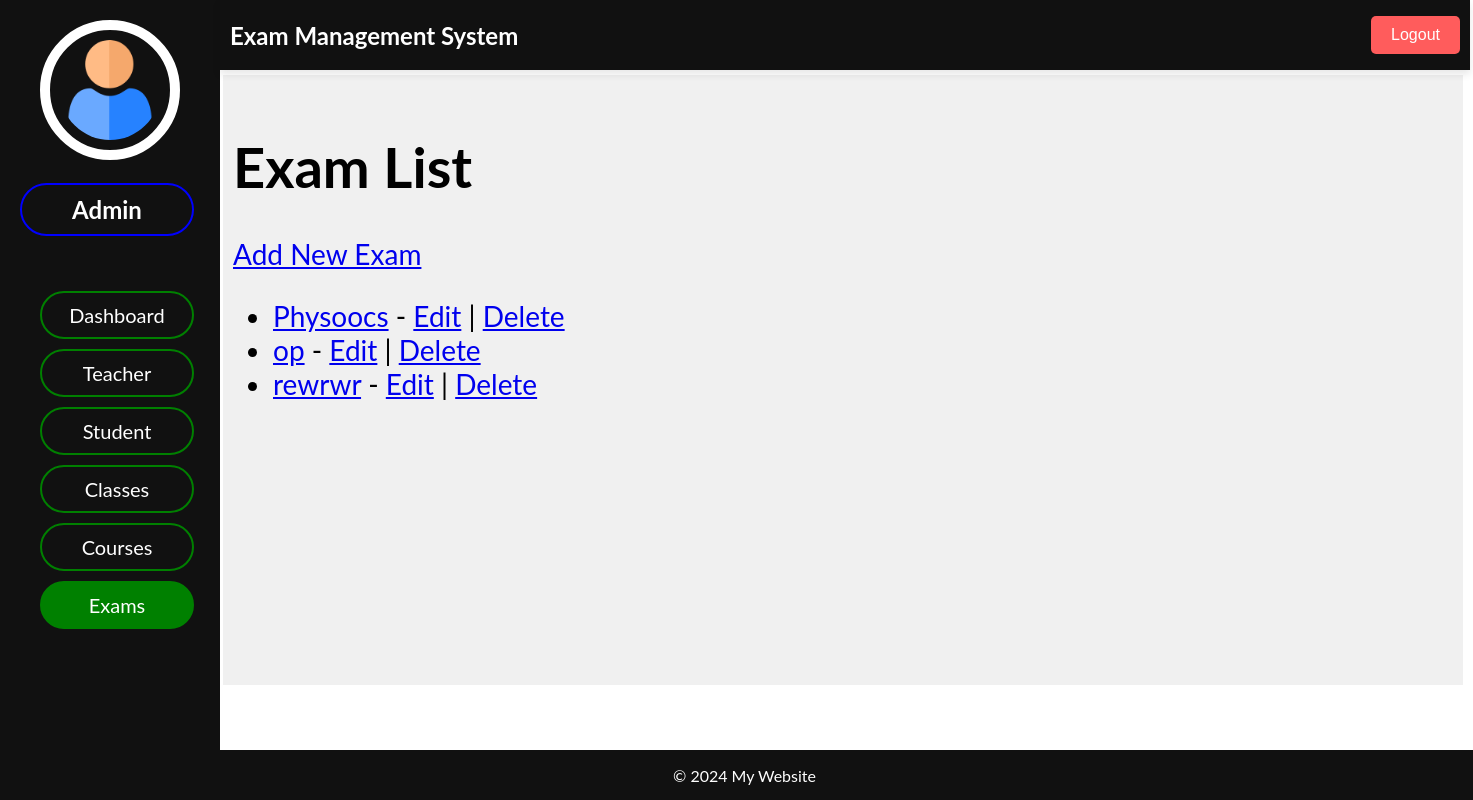
The page /adminpanel/exams/all on the database its author committed.
### admin_panel/models.py (models this page shows, shortened)
class Exam(models.Model):
    exam_id = models.AutoField(primary_key=True)
    name = models.CharField(max_length=100)

### admin_panel/views.py (the view)
# urls.py: path('exams/all', views.exam_list, name='exam_list'),
def exam_list(request):
    exams = Exam.objects.all()
    return render(request, 'exams/exam_list.html', {'exams': exams})

### admin_panel/templates/exams/exam_list.html (shortened to what this page needs)
{% extends "dashboard/index.html" %}
{% block header %}
    {% include "dashboard/header.html" %}
{% endblock header %}
{% block sidenav %}
    {% include "exams/sidenav.html" %}
{% endblock sidenav %}
{% block main %}
    <h1>Exam List</h1>
    <a href="{% url 'exam_create' %}">Add New Exam</a>
    <ul>
        {% for exam in exams %}
            <li>
                <a href="{% url 'exam_detail' exam.pk %}">{{ exam.name }}</a> -
                <a href="{% url 'exam_update' exam.pk %}">Edit</a> |
                <a href="{% url 'exam_delete' exam.pk %}">Delete</a>
            </li>
        {% endfor %}
    </ul>
{% endblock main %}
{% block footer %}
    {% include "dashboard/footer.html" %}
{% endblock footer %}

### admin_panel/static/css/index.css (style rules this page uses)
body { font-family: "Lato", sans-serif; }

### rows shown on the page
Exam: name "Physoocs"
Exam: name "op"
Exam: name "rewrwr"
